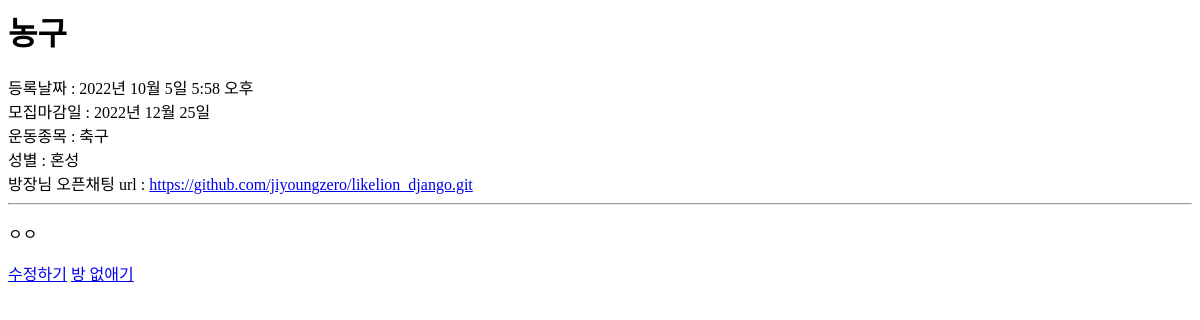
/post/3/, run on an earlier commit of the app's database.
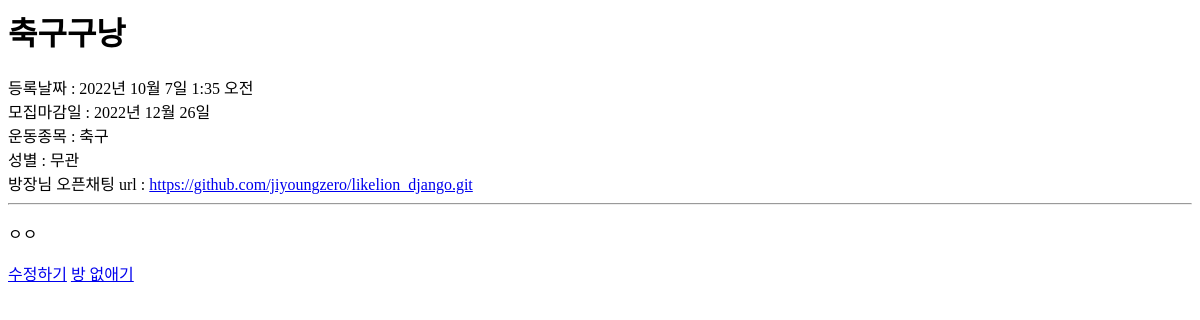
And on a later commit of the database.
### post/models.py (models this page shows, shortened)
class Post(models.Model):
    id = models.AutoField(primary_key=True)
    title = models.CharField(max_length=200)
    url = models.CharField(max_length = 300, default="")
    body = models.TextField()
    pub_date = models.DateTimeField(auto_now=True, verbose_name="등록(수정)일")
    exercise = models.ForeignKey(Exercise, on_delete=models.CASCADE, blank=True, null=True)
    sex = models.ForeignKey(Sex, on_delete=models.CASCADE, blank=True, null=True)
    flag_enddate = models.BooleanField(default=False)
    start_date = models.DateField(auto_now=True,editable=True)
    end_date = models.DateField(auto_now=False,editable=True)

class Sex(models.Model):
    id = models.AutoField(primary_key=True)
    name = models.CharField(max_length=20, default="")
    def __str__(self):
        return self.name

class Exercise(models.Model):
    id = models.AutoField(primary_key=True)
    name = models.CharField(max_length=20, default="")
    def __str__(self):
        return self.name

### post/views.py (the view)
# urls.py: path('<int:id>/', post_detail, name="post_detail"),
def post_detail(request, id):
    post = get_object_or_404(Post, pk = id)
    return render(request, 'post/post_detail.html', {'post':post})

### post/templates/post/post_detail.html (shortened to what this page needs)
<h1>{{post.title}}</h1>
등록날짜 : {{post.pub_date}}<br>
모집마감일 : {{post.end_date}}<br>
운동종목 : {{post.exercise}}<br>
성별 : {{post.sex}} <br>
방장님 오픈채팅 url : {{ post.url|urlize }}
<hr>
<p>{{post.body}}</p>
<a href = "{%url 'post:post_edit' post.id%}">수정하기</a>
<a href = "{%url 'post:post_delete' post.id%}">방 없애기</a>

What changed in the data, as far as the page shows it:
changed Post "https://github.com/jiyoungzero/likelion_django.git": title "농구" → "축구구낭"; pub_date "2022년 10월 5일 5:58 오후" → "2022년 10월 7일 1:35 오전"; end_date "2022년 12월 25일" → "2022년 12월 26일"; sex "혼성" → "무관"
